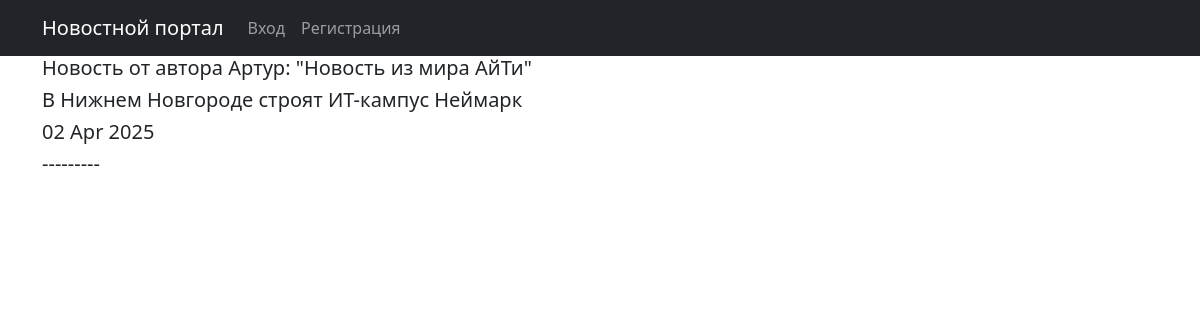
Screenshot of /news/3 with the database file from the repository.
### news/models.py (models this page shows, shortened)
class Post(models.Model):
    news = 'news'
    article = 'article'
    POSITIONS = [(news, 'Новость'), (article, 'Статья')]
    positions = models.CharField(max_length = 7,
                                choices = POSITIONS,
                                default = news)
    author = models.ForeignKey(Author, on_delete = models.CASCADE, related_name = 'posts')
    created = models.DateTimeField(auto_now_add = True)
    category = models.ManyToManyField('Category', through = 'PostCategory')
    title = models.CharField(max_length = 50)
    content = models.TextField()
    rating = models.IntegerField(default = 0)

class Author(models.Model):
    user = models.OneToOneField(User, on_delete=models.CASCADE)
    rating = models.IntegerField(default = 0)

### news/views.py (the view)
# urls.py: path('<int:pk>', PostDetail.as_view(), name='news_detail'),
class PostDetail(DetailView):
    model = Post
    ordering = 'created'
    template_name = 'news_detail.html'
    context_object_name = 'news_detail'

### templates/news_detail.html (shortened to what this page needs)
{% extends 'flatpages/default.html' %}
{% block content %}
<h5>{% if object.positions == 'article' %}Статья{% else %}Новость{% endif %} от автора {{ news_detail.author.user }}: "{{news_detail.title}}"</h5>
<h5>{{news_detail.content}}</h5>
<h5>{{ news_detail.created|date:'d M Y'  }}</h5>
<h5>---------</h5>
{% endblock content %}

### rows the page displays
Post: author.user "Артур", title "Новость из мира АйТи", content "В Нижнем Новгороде строят ИТ-кампус Неймарк", created "02 Apr 2025"
